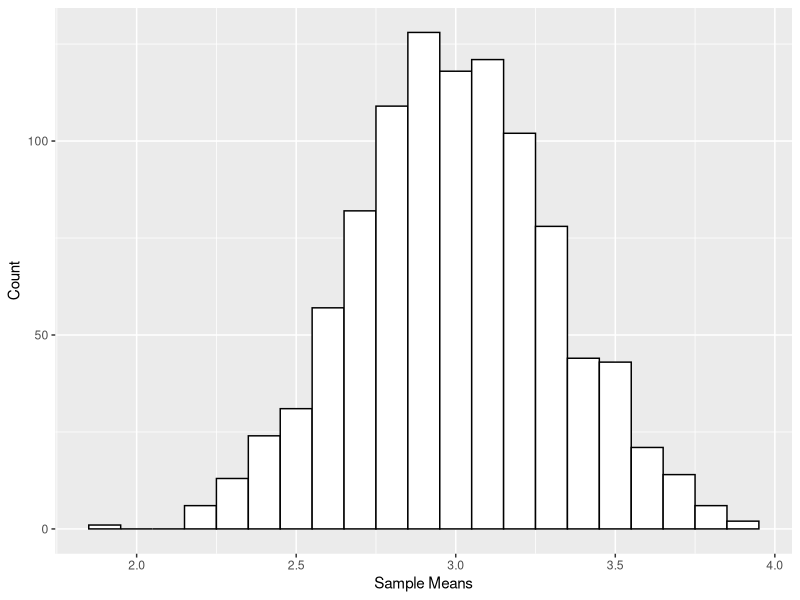
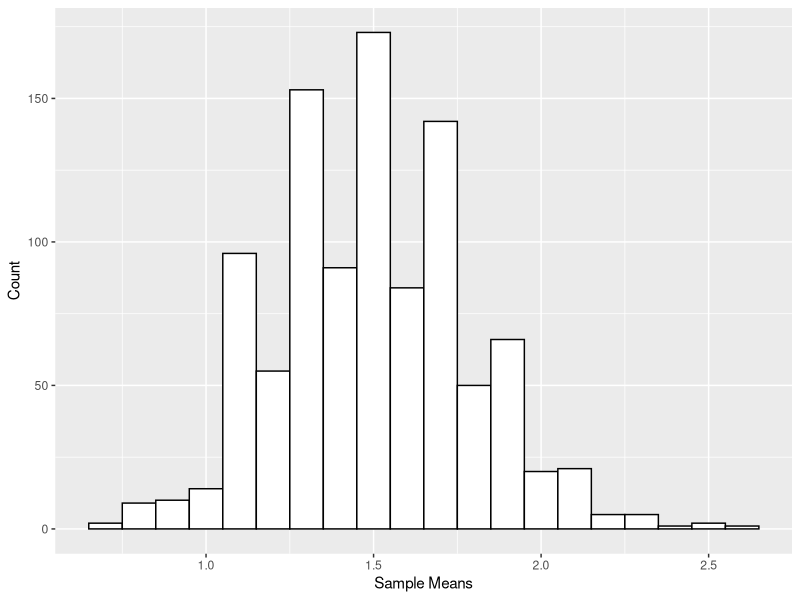
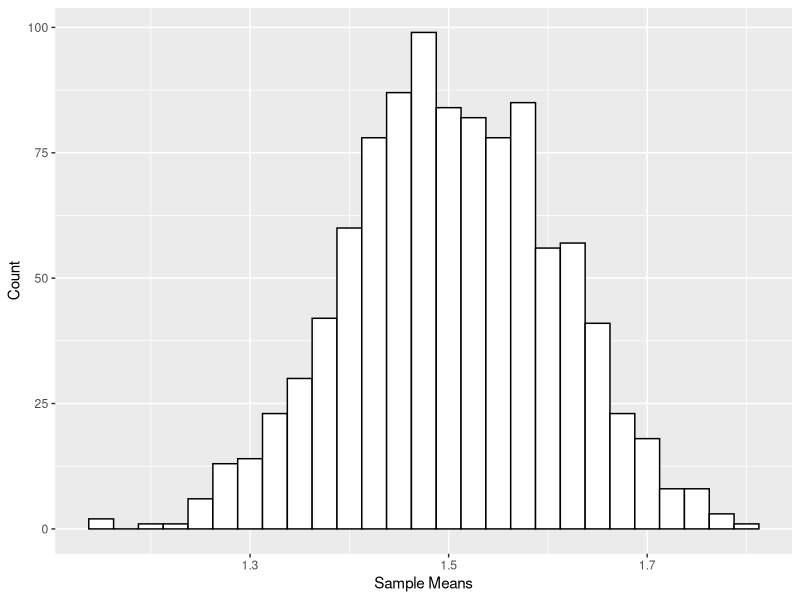

Recreate these plots in R, in order.
# main.R
# This file contains the implementation of the functions in the Project 2
# NOTE: THIS SCRIPT WAS COMPILED ON A LINUX MACHINE - SOME STATEMENTS MAY THROW
# WARNINGS OR ERRORS IN OTHER SYSTEMS

library(ggplot2)  # for generating high quality plots
# set.seed(124)  # seed the random generators

# LaTex template for the output
outputTemplate <- "\\subsection{Output}

    The first sample mean and standard deviation were computed:

    \\[ E(\\overline{X}) = %.5f, \\ \\sigma_{\\overline{X}} = %.5f \\]

    All the samples were then used to find the sample mean and standard
    deviation. The theoretical values were also computed based on the
    relationships:

    \\[ \\mu = %s \\]
    \\[ E(\\overline{X}) = %s \\]
    \\[ \\sigma = %s \\]
    \\[ \\sigma_{\\overline{X}} = %s \\]

    \\begin{table}[h]
        \\centering
        \\begin{tabular*}{200pt}{@{\\extracolsep{\\fill}} c c c}

        & \\textbf{Actual} & \\textbf{Theoretical} \\\\
        \\hline
        $\\mu$ & %.5f  & %.5f \\\\
        E($\\overline{X}$) & %.5f & %.5f \\\\
        $\\sigma$ & %.5f & %.5f \\\\
        $\\sigma$\\textsubscript{$\\overline{X}$} & %.5f & %.5f \\\\

        \\end{tabular*}
    \\end{table}
"

# global variables
NUMSAMPS <- 1000  # number of random samples per distribution

randDist <- function(N, a, b, distType, outputFile) {

    # initialize variables to hold data for the first sample
    firstMean <- firstStd <- 0
    mu <- sigma <- n <- p <- 0
    sampMeans <- generatedData <- rep(0, times=NUMSAMPS)  # initialize empty array

    if (distType == "normal") {
        mu <- a
        sigma <- b
    } else if (distType == "binomial") {
        n <- a
        p <- b
    }

    # generate 1000 samples
    for (i in 1:NUMSAMPS) {
        if (distType == "normal") {
            generatedData <- rnorm(N, mu, sigma)
        } else if (distType == "binomial") {
            generatedData <- rbinom(N, n, p)
        }
        # store the sample means in vector
        sampMeans[i] = sum(generatedData)/N

        if (i == 1) {
            firstMean = sum(generatedData)/N
            if (distType == "normal") {
                firstStd = sigma/sqrt(N)
            } else if (distType == "binomial") {
                firstStd = sqrt(n*p*(1-p)/N)
            }
        }

    }

    outputData <- ''

    if (distType == "normal") {
        outputData <- sprintf(
                outputTemplate,
                firstMean, firstStd,
                "\\mu", "\\mu", "\\sigma", "\\frac{\\sigma}{\\sqrt{n}}",
                mu, mu,
                sum(sampMeans)/NUMSAMPS, mu,
                sigma, sigma,
                sd(sampMeans), sigma/sqrt(N)
        )
    } else if (distType == "binomial") {
        outputData <- sprintf(
                outputTemplate,
                firstMean, firstStd,
                "np", "np", "\\sqrt{np(1-p)}", "\\sqrt{\\frac{np(1-p)}{N}}",
                n*p, n*p,
                sum(sampMeans)/NUMSAMPS, n*p,
                sqrt(n*p*(1-p)), sqrt(n*p*(1-p)),
                sd(sampMeans), sqrt(n*p*(1-p)/N)
        )
    }

    # dump output to LaTex modules
    sink(outputFile, append=FALSE, split=FALSE)
    cat(outputData)
    sink()

    return(sampMeans)

}


plotHist <- function(sampMeans, figureFile, binwidth) {

    # plot a histogram of the data
    histPlot <- ggplot() + aes(sampMeans) + 
        geom_histogram(binwidth=binwidth, color="black", fill="white") +
        labs(y="Count", x="Sample Means")

    ggsave(filename=paste0("figures/", figureFile), plot=histPlot)

}

# ------------------------------ Part 1 ------------------------------

# initialize parameters for normal distribution
N <- 40  # size
mu <- 3  # mean
sigma <- 2  # standard deviation

sampMeans <- randDist(N, mu, sigma, "normal", "part1.tex")
plotHist(sampMeans, "hist1.png", 0.1)


# ------------------------------ Part 2 ------------------------------

# initialize parameters for binomial distribution
N <- 15
n <- 10
p <- 0.15

sampMeans <- randDist(N, n, p, "binomial", "part2.tex")
plotHist(sampMeans, "hist2.png", 0.1)


# ------------------------------ Part 3 ------------------------------

# initialize parameters for binomial distribution
N <- 120
n <- 10
p <- 0.15

sampMeans <- randDist(N, n, p, "binomial", "part3.tex")
plotHist(sampMeans, "hist3.png", 0.025)
